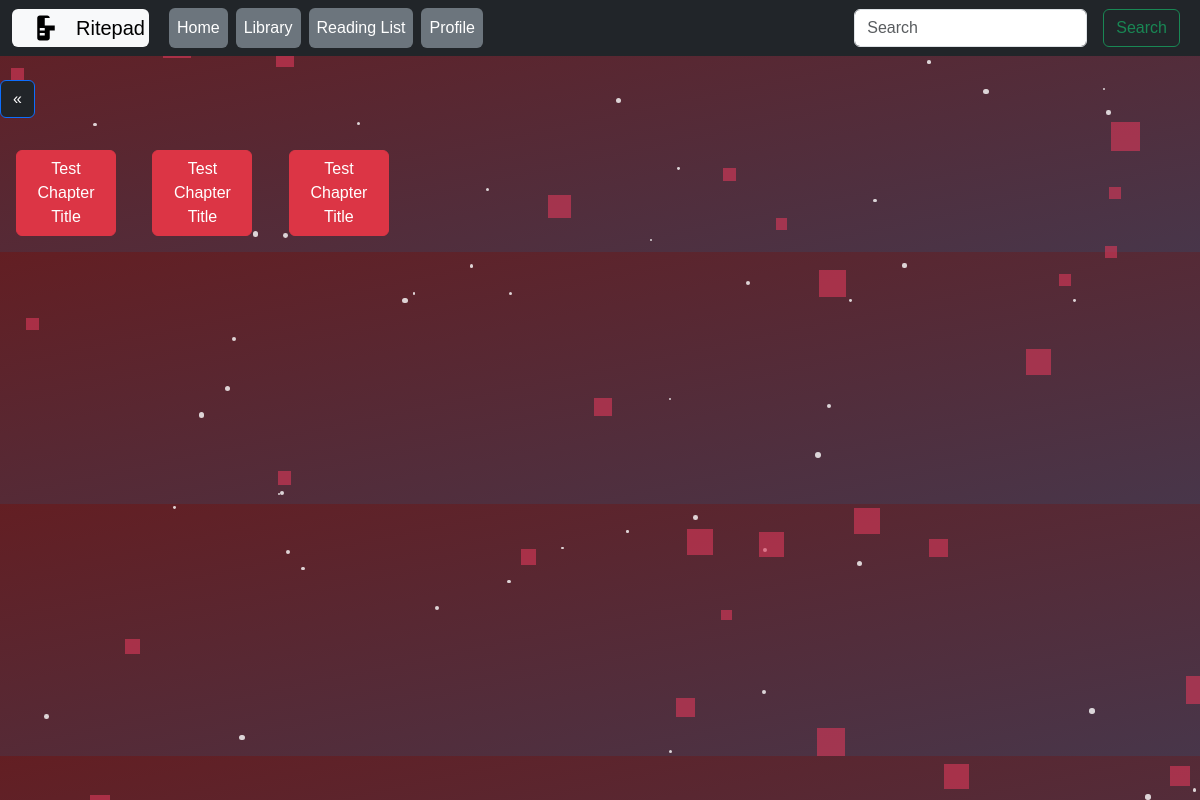
Screenshot of /read/chapters/13 (signed in) with the database file from the repository.
### read/models.py (models this page shows)
class Chapter(models.Model):
    chapter_id=models.AutoField
    user_id=models.ForeignKey(User, on_delete=models.CASCADE, default=1)
    book_id=models.ForeignKey(Book, on_delete=models.CASCADE, default=1)
    chapter_name=models.CharField(max_length=500, default="", blank=True, null=True)
    chapter_description=models.CharField(max_length=1000000, default="", blank=True, null=True)
    count=models.IntegerField(default=1)

### read/views.py (the view)
# urls.py: path("chapters/<int:bookid>", views.chapters, name="Chapter"),
@login_required
def chapters(request,bookid):
    empty=False
    allchapters=[]
    chapters=Chapter.objects.values()
    for chapter in chapters:
        if chapter['book_id_id']==bookid:
            allchapters.append(chapter)
    n=len(allchapters)
    if n==0:
        empty=True
    allchaps={'allchapters':allchapters,'true':empty}
    return render(request, 'read/chapters.html', allchaps)

### read/templates/read/chapters.html (shortened to what this page needs)
{% extends 'read/basic.html' %}
{% block body %}
<div id="stars-container"></div>
{% for i in allchapters %}
{% if not true %}
<a href="/read/chapterdisplay/{{i.id}}"><button type="submit" name="button" class="btn btn-danger col-md-1 mx-3 my-3" id="read_chp{{i.id}}">{{i.chapter_name}}</button></a>
{% endif %}
{% endfor %}
  {% endblock %}

### read/templates/read/chapters.html (style rules this page uses)
body { background: linear-gradient(to bottom right, rgba(82, 6, 11, 0.9), rgba(52, 32, 54, 0.9) ); color: #fff; font-family: Arial, sans-serif; }
#stars-container { position: fixed; top: 0; left: 0; width: 100%; height: 100%; pointer-events: none; z-index: -1; }

### rows the page displays
Chapter: chapter_name "Test Chapter Title"
Chapter: chapter_name "Test Chapter Title"
Chapter: chapter_name "Test Chapter Title"
